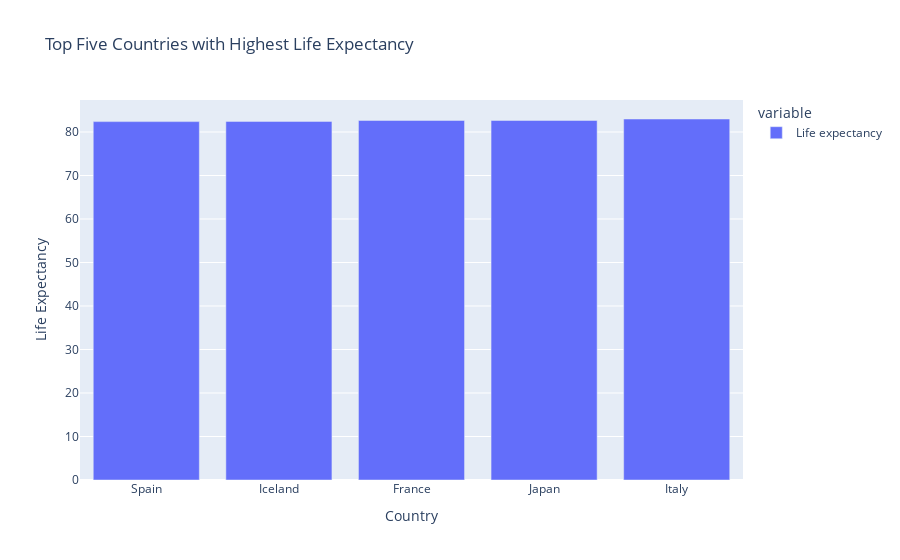
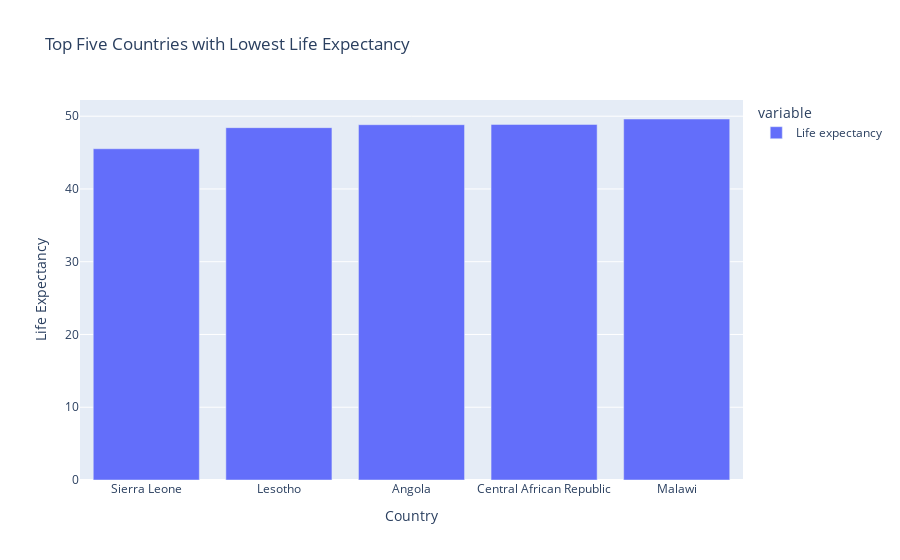

These figures' notebook cell, in order:
### Code cell
le_by_country = obj_train2.groupby('Country')['Life expectancy'].mean().sort_values()
print("Top Five Countries With Highest Life Expectancy:")
display(le_by_country.tail())
print("")
print("Top Five Countries With Lowest Life Expectancy:")
display(le_by_country.head)

fig = px.bar(le_by_country.tail(),
      title = "Top Five Countries with Highest Life Expectancy")
fig.update_layout(yaxis_title = "Life Expectancy")
fig.show()

fig = px.bar(le_by_country.head(),
      title = "Top Five Countries with Lowest Life Expectancy")
fig.update_layout(yaxis_title = "Life Expectancy")
fig.show()

### Figure 1 — Plotly figure (JSON) as saved in the notebook; plotly's stock layout.template omitted (floating-point values rounded to 4 significant figures)
{"data": [{"alignmentgroup": "True", "hovertemplate": "variable=Life expectancy<br>Country=%{x}<br>value=%{y}<extra></extra>", "legendgroup": "Life expectancy", "marker": {"color": "#636efa", "pattern": {"shape": ""}}, "name": "Life expectancy", "offsetgroup": "Life expectancy", "orientation": "v", "showlegend": true, "textposition": "auto", "type": "bar", "x": ["Spain", "Iceland", "France", "Japan", "Italy"], "xaxis": "x", "y": [82.39, 82.44, 82.66, 82.66, 82.99], "yaxis": "y"}], "layout": {"barmode": "relative", "legend": {"title": {"text": "variable"}, "tracegroupgap": 0}, "title": {"text": "Top Five Countries with Highest Life Expectancy"}, "xaxis": {"anchor": "y", "domain": [0, 1], "title": {"text": "Country"}}, "yaxis": {"anchor": "x", "domain": [0, 1], "title": {"text": "Life Expectancy"}}}}

### Figure 2 — Plotly figure (JSON) as saved in the notebook; plotly's stock layout.template omitted (floating-point values rounded to 4 significant figures)
{"data": [{"alignmentgroup": "True", "hovertemplate": "variable=Life expectancy<br>Country=%{x}<br>value=%{y}<extra></extra>", "legendgroup": "Life expectancy", "marker": {"color": "#636efa", "pattern": {"shape": ""}}, "name": "Life expectancy", "offsetgroup": "Life expectancy", "orientation": "v", "showlegend": true, "textposition": "auto", "type": "bar", "x": ["Sierra Leone", "Lesotho", "Angola", "Central African Republic", "Malawi"], "xaxis": "x", "y": [45.52, 48.42, 48.83, 48.87, 49.61], "yaxis": "y"}], "layout": {"barmode": "relative", "legend": {"title": {"text": "variable"}, "tracegroupgap": 0}, "title": {"text": "Top Five Countries with Lowest Life Expectancy"}, "xaxis": {"anchor": "y", "domain": [0, 1], "title": {"text": "Country"}}, "yaxis": {"anchor": "x", "domain": [0, 1], "title": {"text": "Life Expectancy"}}}}
